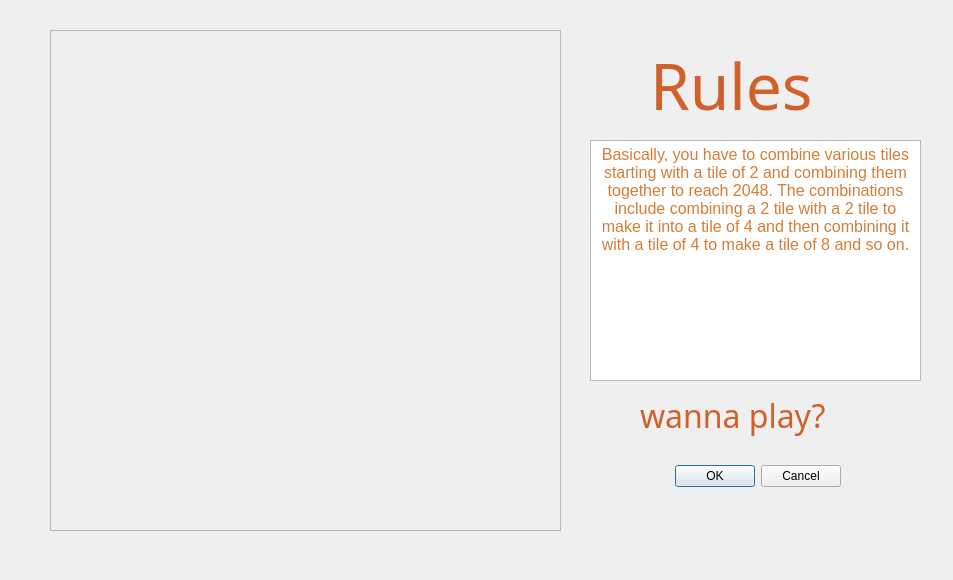
<?xml version="1.0" encoding="UTF-8"?>
<ui version="4.0">
 <class>g2</class>
 <widget class="QDialog" name="g2">
  <property name="geometry">
   <rect>
    <x>0</x>
    <y>0</y>
    <width>953</width>
    <height>580</height>
   </rect>
  </property>
  <property name="windowTitle">
   <string>Dialog</string>
  </property>
  <widget class="QDialogButtonBox" name="buttonBox">
   <property name="geometry">
    <rect>
     <x>670</x>
     <y>460</y>
     <width>171</width>
     <height>32</height>
    </rect>
   </property>
   <property name="orientation">
    <enum>Qt::Horizontal</enum>
   </property>
   <property name="standardButtons">
    <set>QDialogButtonBox::Cancel|QDialogButtonBox::Ok</set>
   </property>
  </widget>
  <widget class="QLabel" name="label_2">
   <property name="geometry">
    <rect>
     <x>650</x>
     <y>30</y>
     <width>211</width>
     <height>111</height>
    </rect>
   </property>
   <property name="font">
    <font>
     <family>MV Boli</family>
     <pointsize>48</pointsize>
    </font>
   </property>
   <property name="text">
    <string>&lt;html&gt;&lt;head/&gt;&lt;body&gt;&lt;p&gt;&lt;span style=&quot; color:#d0612a;&quot;&gt;Rules&lt;/span&gt;&lt;/p&gt;&lt;/body&gt;&lt;/html&gt;</string>
   </property>
  </widget>
  <widget class="QTextBrowser" name="textBrowser">
   <property name="geometry">
    <rect>
     <x>590</x>
     <y>140</y>
     <width>331</width>
     <height>241</height>
    </rect>
   </property>
   <property name="html">
    <string>&lt;!DOCTYPE HTML PUBLIC &quot;-//W3C//DTD HTML 4.0//EN&quot; &quot;http://www.w3.org/TR/REC-html40/strict.dtd&quot;&gt;
&lt;html&gt;&lt;head&gt;&lt;meta name=&quot;qrichtext&quot; content=&quot;1&quot; /&gt;&lt;style type=&quot;text/css&quot;&gt;
p, li { white-space: pre-wrap; }
&lt;/style&gt;&lt;/head&gt;&lt;body style=&quot; font-family:'MS Shell Dlg 2'; font-size:7.8pt; font-weight:400; font-style:normal;&quot;&gt;
&lt;p align=&quot;center&quot; style=&quot; margin-top:0px; margin-bottom:0px; margin-left:0px; margin-right:0px; -qt-block-indent:0; text-indent:0px;&quot;&gt;&lt;span style=&quot; font-family:'-apple-system','system-ui','BlinkMacSystemFont','Segoe UI','Roboto','Oxygen-Sans','Ubuntu','Cantarell','Helvetica Neue','sans-serif'; font-size:12pt; color:#d37d37; background-color:#ffffff;&quot;&gt;Basically, you have to combine various tiles starting with a tile of 2 and combining them together to reach 2048. The combinations include combining a 2 tile with a 2 tile to make it into a tile of 4 and then combining it with a tile of 4 to make a tile of 8 and so on.&lt;/span&gt;&lt;/p&gt;&lt;/body&gt;&lt;/html&gt;</string>
   </property>
  </widget>
  <widget class="QLabel" name="label_3">
   <property name="geometry">
    <rect>
     <x>640</x>
     <y>390</y>
     <width>251</width>
     <height>51</height>
    </rect>
   </property>
   <property name="font">
    <font>
     <family>MV Boli</family>
     <pointsize>24</pointsize>
    </font>
   </property>
   <property name="text">
    <string>&lt;html&gt;&lt;head/&gt;&lt;body&gt;&lt;p&gt;&lt;span style=&quot; color:#d0612a;&quot;&gt;wanna play?&lt;/span&gt;&lt;/p&gt;&lt;/body&gt;&lt;/html&gt;</string>
   </property>
  </widget>
  <widget class="QFrame" name="frame">
   <property name="geometry">
    <rect>
     <x>50</x>
     <y>30</y>
     <width>511</width>
     <height>501</height>
    </rect>
   </property>
   <property name="styleSheet">
    <string notr="true">#frame {
background-image: url(&quot;:/2048back.png&quot;);
}</string>
   </property>
   <property name="frameShape">
    <enum>QFrame::StyledPanel</enum>
   </property>
   <property name="frameShadow">
    <enum>QFrame::Raised</enum>
   </property>
  </widget>
 </widget>
 <resources/>
 <connections>
  <connection>
   <sender>buttonBox</sender>
   <signal>accepted()</signal>
   <receiver>g2</receiver>
   <slot>accept()</slot>
   <hints>
    <hint type="sourcelabel">
     <x>248</x>
     <y>254</y>
    </hint>
    <hint type="destinationlabel">
     <x>157</x>
     <y>274</y>
    </hint>
   </hints>
  </connection>
  <connection>
   <sender>buttonBox</sender>
   <signal>rejected()</signal>
   <receiver>g2</receiver>
   <slot>reject()</slot>
   <hints>
    <hint type="sourcelabel">
     <x>316</x>
     <y>260</y>
    </hint>
    <hint type="destinationlabel">
     <x>286</x>
     <y>274</y>
    </hint>
   </hints>
  </connection>
 </connections>
</ui>
